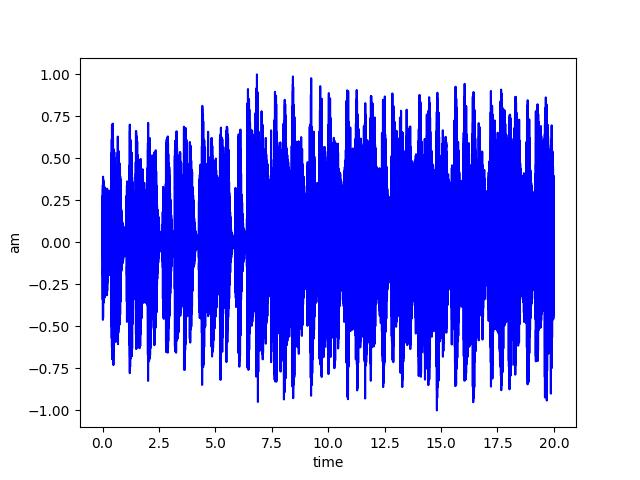
#> input picture DCT/carrier.jpg, 640 x 480 px
$ python 'Arnold解密.py'
#> lines starting #> are read from the running program, lines starting #| are printed output that depends on the picture
import numpy as np
from PIL import Image
import matplotlib.pyplot as plt

def arnold_decode(image, shuffle_times, a, b):
    """ decode for rgb image that encoded by Arnold
    Args:
        image: rgb image encoded by Arnold
        shuffle_times: how many times to shuffle
    Returns:
        decode image
    """
    # 1:创建新图像
    decode_image = np.zeros(shape=image.shape)

    # 2：计算N
    h, w = image.shape[0], image.shape[1]
    N = h # 或N=w

    # 3：遍历像素坐标变换
    for time in range(shuffle_times):
        for ori_x in range(h):
            for ori_y in range(w):
                # 按照公式坐标变换
                new_x = ((a*b+1)*ori_x + (-b)* ori_y)% N
                new_y = ((-a)*ori_x + ori_y) % N
                #黑白水印提取
                decode_image[new_x, new_y] = image[ori_x, ori_y]
                #彩色水印提取
                # decode_image[new_x, new_y,:] = image[ori_x, ori_y,:]
    return decode_image


# 指定JPG文件路径
input_image_path = input("输入图片名：")
#> the answer given: ../DCT/carrier.jpg

# 加载图像
original_image = np.array(Image.open(input_image_path))
#> original_image is the input picture: shape (480, 640, 3); mean R, G, B 173.1, 173.2, 247.4

# 设置Arnold置换参数
shuffle_times = int(input("输入打乱次数："))
#> the answer given: 3
a = int(input("输入参数1："))
#> the answer given: 3
b = int(input("输入参数2："))
#> the answer given: 3

# 对图像进行Arnold置换
arnold_encoded_image = arnold_decode(original_image, shuffle_times, a, b)
#> after the loop in arnold_decode, `for time in range(shuffle_times):`:
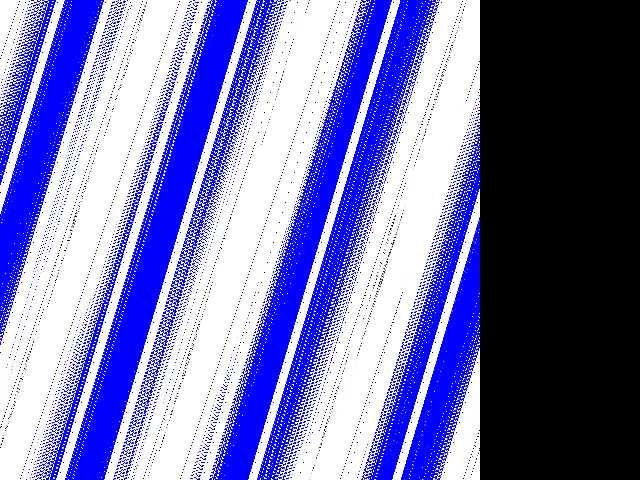
#> decode_image: shape (480, 640, 3) float64; mean R, G, B 118.9, 119.1, 185.6

# 保存Arnold编码后的图像
output_image_path = input("输入保存图片名：")
#> the answer given: out.png
Image.fromarray(arnold_encoded_image.astype(np.uint8)).save(output_image_path)

$ run again, on DCT/flag_ext.jpg
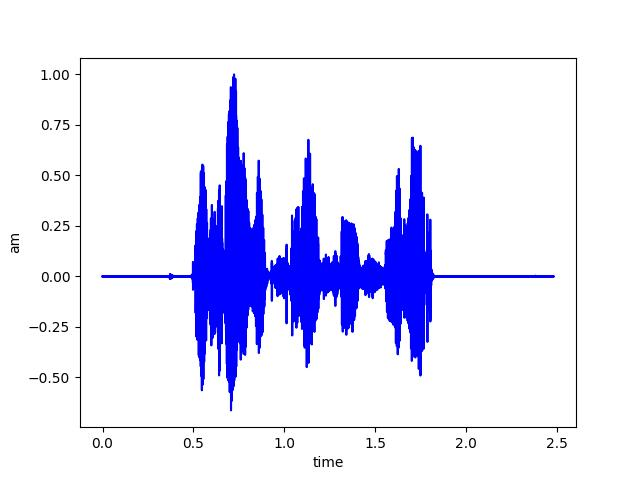
#> input picture DCT/flag_ext.jpg, 640 x 480 px
#> original_image is the input picture: shape (480, 640, 3); mean R, G, B 228.8, 228.9, 250.7
#> after the loop in arnold_decode, `for time in range(shuffle_times):`:
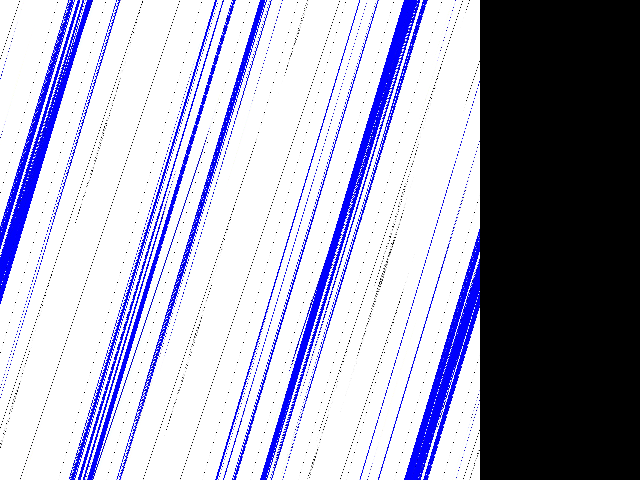
#> decode_image: shape (480, 640, 3) float64; mean R, G, B 166.4, 166.4, 188.2
